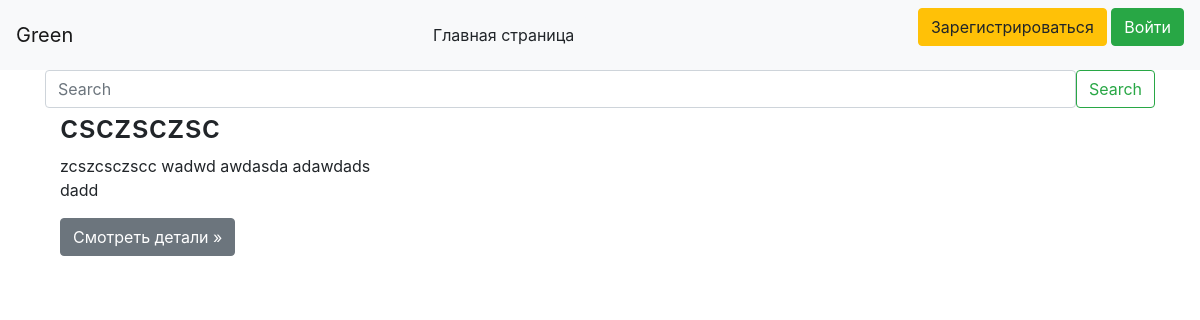
Before: /main_page with the older database file.
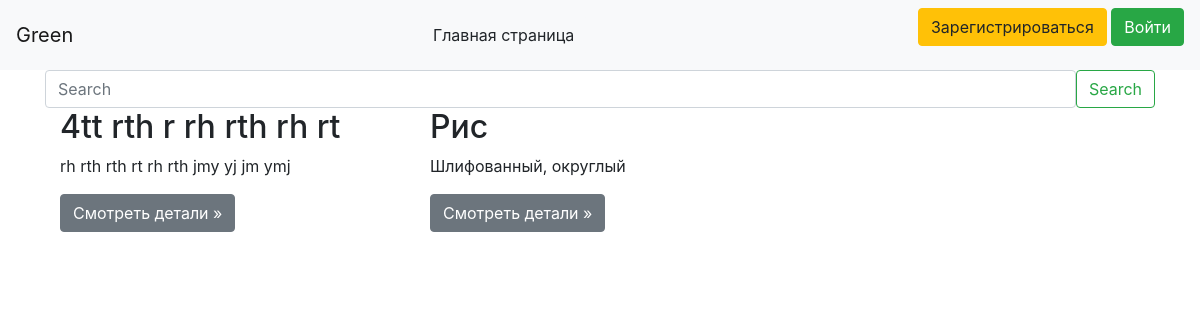
After: the same page with the newer database file.
### data/product.py (models this page shows)
class Products(SqlAlchemyBase):
    __tablename__ = 'products'
    id = sqlalchemy.Column(sqlalchemy.Integer,
                           primary_key=True, autoincrement=True)
    title = sqlalchemy.Column(sqlalchemy.String, nullable=True)
    description = sqlalchemy.Column(sqlalchemy.String, nullable=True)
    city = sqlalchemy.Column(sqlalchemy.String, nullable=True)
    price = sqlalchemy.Column(sqlalchemy.Float, nullable=True)
    created_date = sqlalchemy.Column(sqlalchemy.String, nullable=False)
    company_id = sqlalchemy.Column(sqlalchemy.Integer,
                                   sqlalchemy.ForeignKey("users.id"))
    company = orm.relation('User')

### main.py (the view)
@app.route('/')
@app.route('/main_page')
def main_page():
    db_sess = db_session.create_session()
    products = db_sess.query(Products)
    return render_template('main_page.html', products=products)

### data/db_session.py (called while the page is built)
def create_session() -> Session:
    global __factory
    return __factory()

### templates/main_page.html
{% extends "base.html" %}
{% block content %}
<form class="d-flex">
    <input class="form-control me-2" type="search" placeholder="Search" aria-label="Search">
    <button class="btn btn-outline-success" type="submit">Search</button>
</form>
<div class="container">
    <div class="row">
        {% for i in products %}
        <div class="col-md-4">
            <h2>{{ i.title }}</h2>
            <p> {{ i.description }} </p>
            <p><a class="btn btn-secondary" href="/products/{{ i.id }}" role="button">Смотреть детали &raquo;</a></p>
        </div>
        {% endfor %}
    </div>
</div>
{% endblock %}

### templates/base.html (shortened to what this page needs)
<!doctype html>
<html lang="en">
<head>
    <link rel="stylesheet"
          href="https://stackpath.bootstrapcdn.com/bootstrap/4.4.1/css/bootstrap.min.css"
>
</head>
<body>
<header>
    <nav class="navbar navbar-light bg-light">
        <a class="navbar-brand" href="#">Green</a>
        {% if current_user.is_authenticated %}
        <a class="btn btn-light" href="/">Главная страница</a>
        <a class="navbar-brand" href="/profile/{{ current_user.id }}">{{ current_user.login }}</a>
        {% else %}
        <a class="btn btn-light" href="/">Главная страница</a>
        <p>
            <a class="btn btn-warning" href="/register">Зарегистрироваться</a>
            <a class="btn btn-success" href="/login">Войти</a>
        </p>
        {% endif %}
    </nav>
</header>
<main role="main" class="container">
    {% block content %}{% endblock %}
</main>
</body>
</html>

Changed rows visible on the page:
removed Products: title "csczsczsc", description "zcszcsczscc wadwd awdasda adawdads dadd"
added Products: title "4tt rth r rh rth rh rt", description "rh rth rth rt rh rth jmy yj jm ymj"
added Products: title "Рис", description "Шлифованный, округлый"
